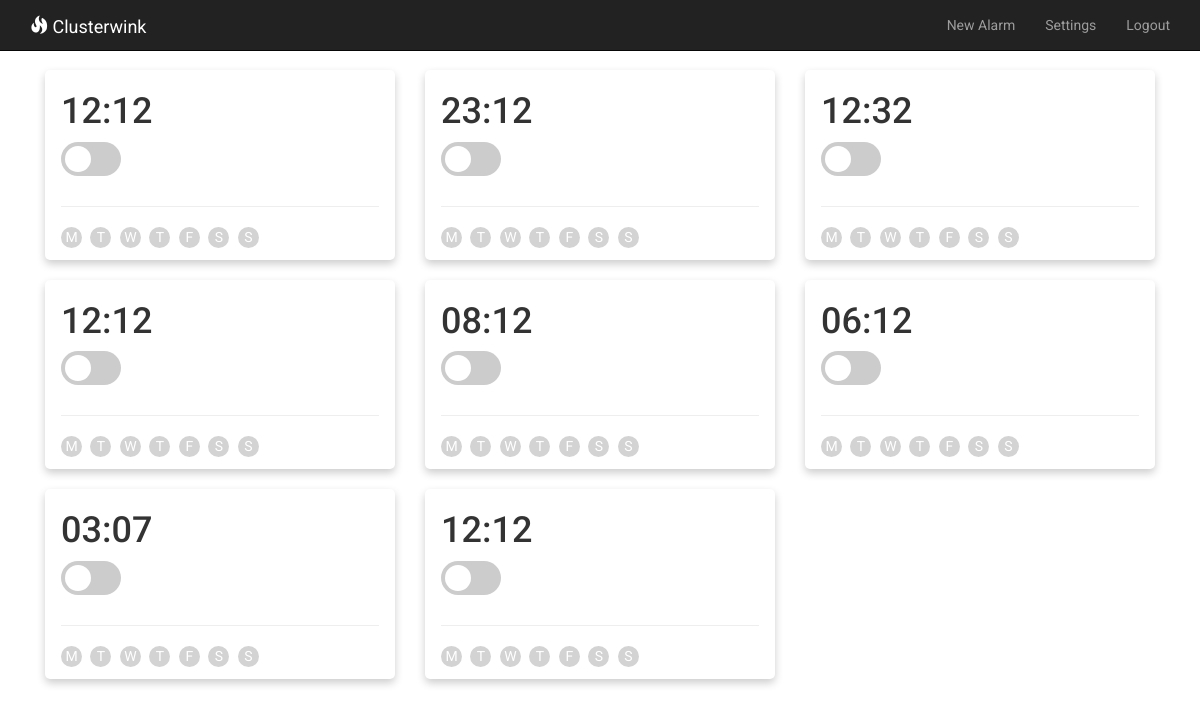
Before: /index (signed in) with the older database file.
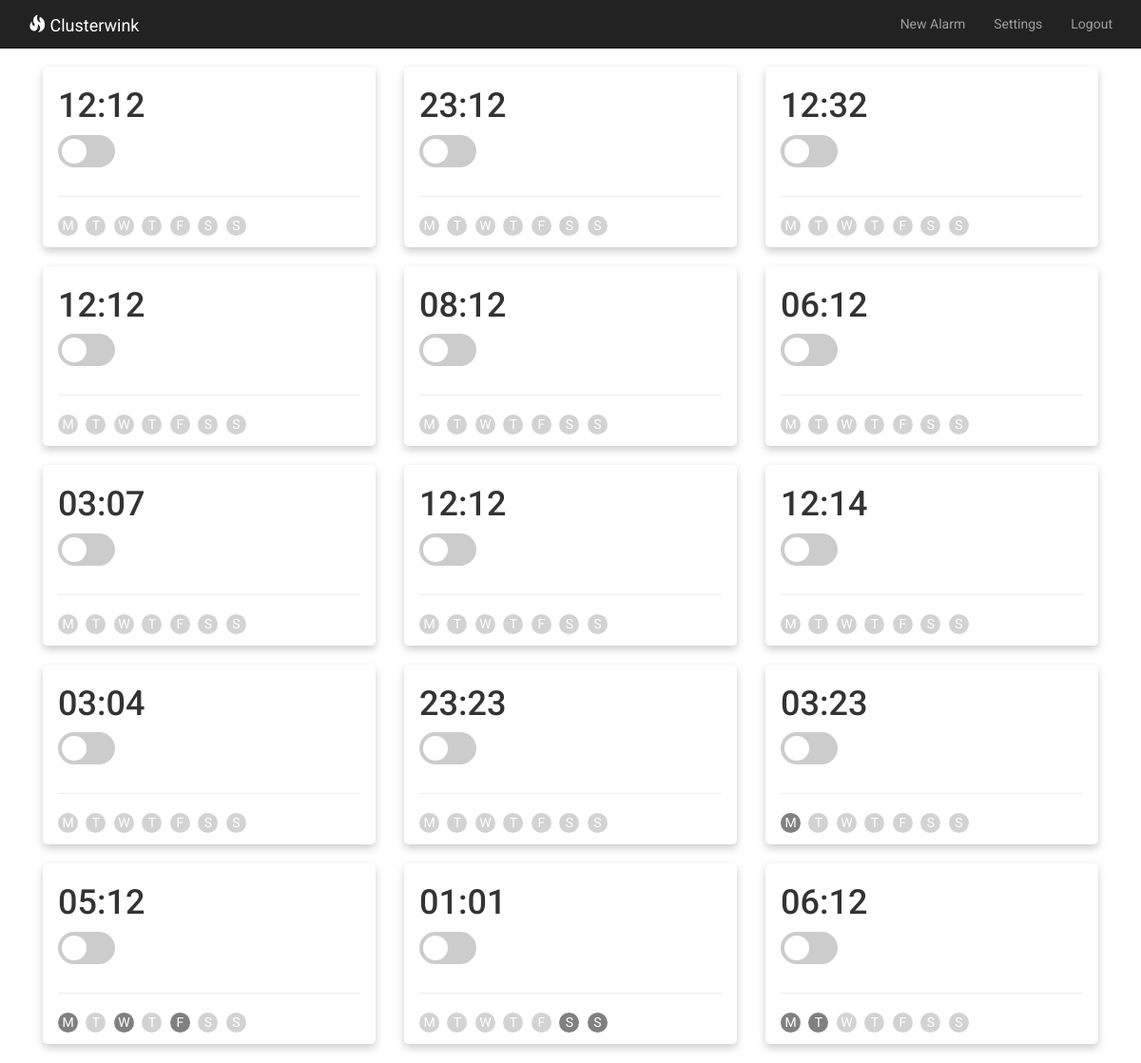
After: the same page with the newer database file.
### app/models.py (models this page shows, shortened)
class Alarm(db.Model):
	id = db.Column(db.Integer, primary_key=True)
	hour = db.Column(db.Integer, index=True)
	minute = db.Column(db.Integer, index=True)
	repeat = db.Column(db.String(64))
	label = db.Column(db.String(64))
	duration = db.Column(db.Integer)
	monday = db.Column(db.Boolean)
	tuesday = db.Column(db.Boolean)
	wednesday = db.Column(db.Boolean)
	thursday = db.Column(db.Boolean)
	friday = db.Column(db.Boolean)
	saturday = db.Column(db.Boolean)
	sunday = db.Column(db.Boolean)

### app/routes.py (the view)
@app.route('/')
@app.route('/index')
@login_required
def index():
	user = {'username': 'Lenny'}
	posts = [
		{
			'author': {'username': 'John'},
			'body': 'Beautiful day in Portland!'
		},
		{
			'author': {'username': 'Susan'},
			'body': 'The Avengers movie was so cool!'
		}
	]
	alarms = Alarm.query.all()
	return render_template('index.html', title='Home', posts=posts, alarms=alarms)

### app/models.py (called while the page is built)
@login.user_loader
def load_user(id):
	return User.query.get(int(id))

### app/templates/index.html (shortened to what this page needs)
{% extends "base.html" %}
{% block app_content %}
	{% for alarm in alarms %}
		<div class="col-lg-4 col-md-6 ">
			<div class="card">
				<div class="card-body">
					<h1 data-toggle="collapse" data-target="#card_{{ alarm.id }}" class="time">{{ "%02d" % alarm.hour }}:{{ "%02d" % alarm.minute }}</h1>
					<label class="switch">
						<span class="slider round"></span>
					</label>
					<hr>
					<p id="card_{{alarm.id}}" class="collapse">
						{{ alarm.label if alarm.label else 'Alarm' }}<br>
						repeats: <b>{{ alarm.repeat }}</b><br>
						{% if alarm.monday is sameas true %} <div class="day on">M</div>{% else %} <div class="day off">M</div>{% endif %}
						{% if alarm.tuesday is sameas True %} <div class="day on">T</div>{% else %} <div class="day off">T</div>{% endif %}
						{% if alarm.wednesday is sameas True %} <div class="day on">W</div>{% else %} <div class="day off">W</div>{% endif %}
						{% if alarm.thursday is sameas True %} <div class="day on">T</div>{% else %} <div class="day off">T</div>{% endif %}
						{% if alarm.friday is sameas True %} <div class="day on">F</div>{% else %} <div class="day off">F</div>{% endif %}
						{% if alarm.saturday is sameas True %} <div class="day on">S</div>{% else %} <div class="day off">S</div>{% endif %}
						{% if alarm.sunday is sameas True %} <div class="day on">S</div>{% else %} <div class="day off">S</div>{% endif %}
					</p>
				</div>
			</div>
		</div>
	{% endfor %}
{% endblock %}

### app/templates/base.html (shortened to what this page needs)
{% extends 'bootstrap/base.html' %}
{% block styles %}
	{{super()}}
	<link rel=stylesheet href="{{ url_for('static', filename='style.css') }}">
{% endblock %}
{% block navbar %}
	<nav class="navbar navbar-inverse navbar-fixed-top">
		<div class="container">
			<div class="navbar-header">
				<a class="navbar-brand" href="{{ url_for('index') }}"><span class="glyphicon glyphicon-fire"></span> Clusterwink</a>
			</div>
			<div class="collapse navbar-collapse" id="bs-example-navbar-collapse-1">
				<ul class="nav navbar-nav navbar-right">
					{% if current_user.is_anonymous %}
					<li><a href="{{ url_for('login') }}">Login</a></li>
					{% else %}
					<li><a href="{{ url_for('new') }}">New Alarm</a></li>
					<li><a href="{{ url_for('settings') }}">Settings</a></li>
					<li><a href="{{ url_for('logout') }}">Logout</a></li>
					{% endif %}
				</ul>
			</div>
		</div>
	</nav>
{% endblock %}
{% block content %}
	<div class="container">
			{% block app_content %}{% endblock %}
	</div>
{% endblock %}

### app/static/style.css (style rules this page uses)
body { padding-top: 70px; font-family: 'Roboto', sans-serif; }
.navbar { border-radius: 0; }
.card { position: relative; display: flex; flex-direction: column; min-width: 0; word-wrap: break-word; background-color: white; background-clip: border-box; box-shadow: 0 4px 8px 0 rgba(0,0,0,0.2); transition: 0.3s; margin-bottom: 20px; border-radius: 5px; }
.card-body { padding: 2px 16px; }
.card hr { margin-right: 0; margin-left: 0; }
.day { border-radius: 100%; text-align: center; width: 1.5em; height: 1.5em; display: inline-block; margin-right: 5px; color: white; }
.on { background-color: #808080; }
.off { background-color: #D3D3D3; }
.navbar-inverse .navbar-brand { color: white; }
.switch { position: relative; display: inline-block; width: 60px; height: 34px; }
.slider { position: absolute; cursor: pointer; top: 0; left: 0; right: 0; bottom: 0; background-color: #ccc; -webkit-transition: .4s; transition: .4s; }
.slider:before { position: absolute; content: ""; height: 26px; width: 26px; left: 4px; bottom: 4px; background-color: white; -webkit-transition: .4s; transition: .4s; }
.slider.round { border-radius: 34px; }
.slider.round:before { border-radius: 50%; }

Changed rows visible on the page:
added Alarm: hour "12", minute "14", shows "M", shows "T", shows "W", shows "F", shows "S"
added Alarm: hour "03", minute "04", shows "M", shows "T", shows "W", shows "F", shows "S"
added Alarm: hour "23", minute "23", shows "M", shows "T", shows "W", shows "F", shows "S"
added Alarm: hour "03", minute "23", monday "M", shows "T", shows "W", shows "F", shows "S"
added Alarm: hour "05", minute "12", monday "M", tuesday "T", wednesday "W", thursday "T", friday "F", saturday "S", sunday "S"
added Alarm: hour "01", minute "01", monday "M", tuesday "T", wednesday "W", thursday "T", friday "F", saturday "S", sunday "S"
added Alarm: hour "06", minute "12", monday "M", tuesday "T", wednesday "W", thursday "T", friday "F", saturday "S", sunday "S"
